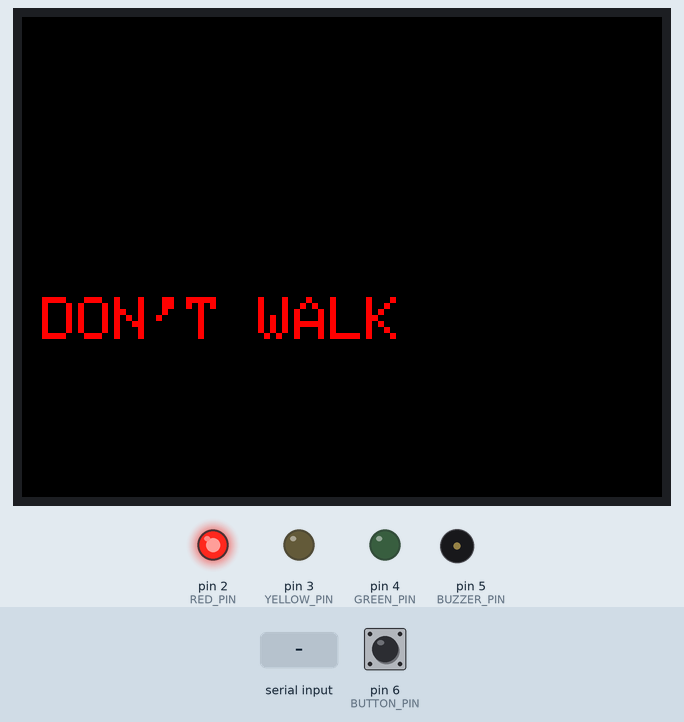
This sketch was run on a simulated Arduino Uno, built with avr-gcc and run on an emulated ATmega328P. On the bench: 320×240 colour display, output pins drawn as LEDs (lit = HIGH), buzzer (waves = sounding). Inputs (shaded band) come from the test bench; at power-on: pin 6 (BUTTON_PIN) HIGH. What the sketch prints to the serial monitor is not drawn.

Above: at 1.4 s.
1.5 s: "warn\n" received over Serial
At 3.2 s:
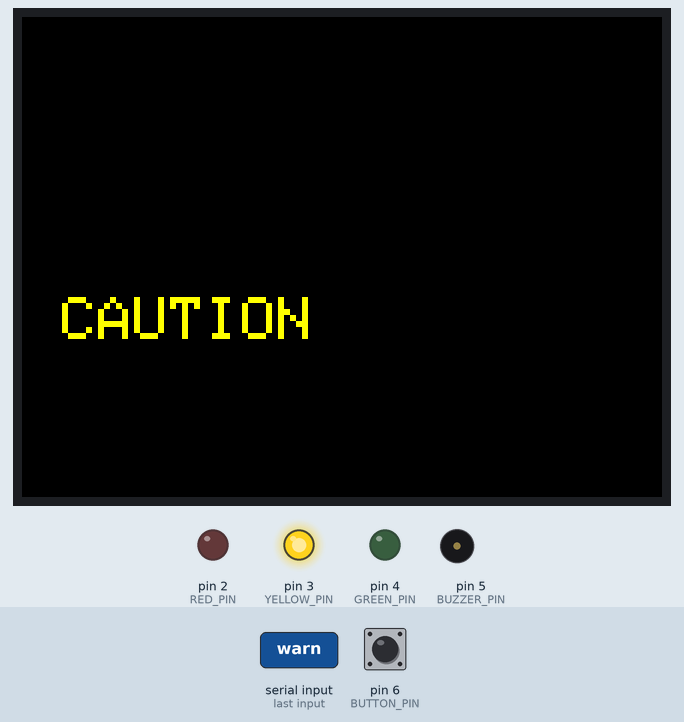
3.5 s: pin 6 (BUTTON_PIN) pulled LOW for 1 s
At 5.3 s:
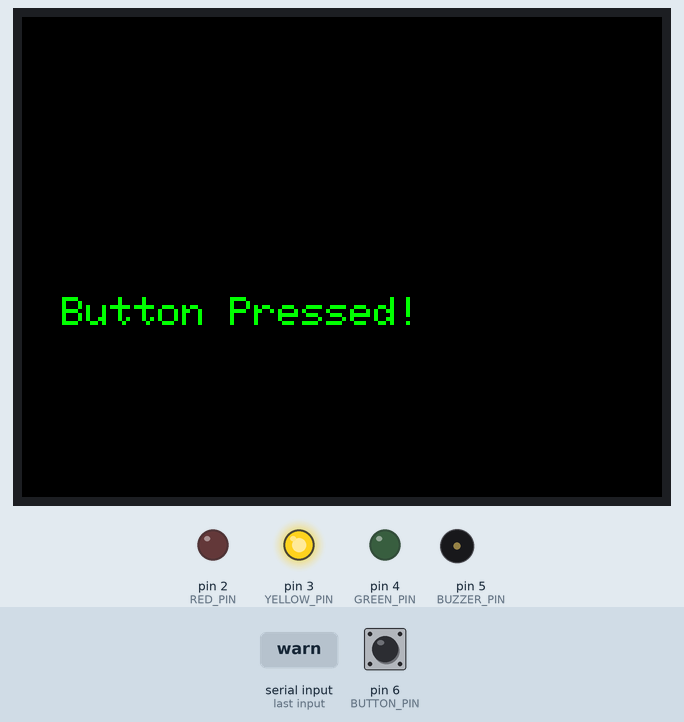
6.0 s: "walk\n" received over Serial
At 6.5 s:
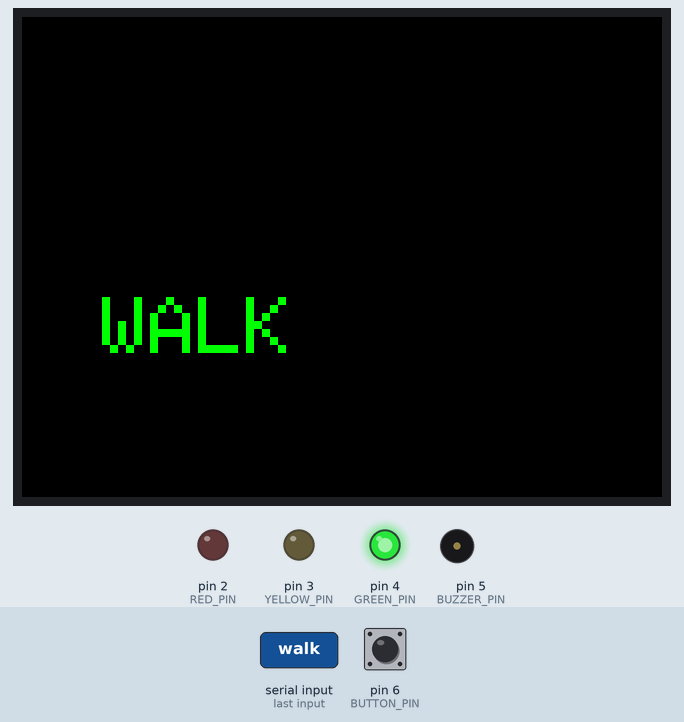
7.5 s: pin 6 (BUTTON_PIN) pulled LOW for 0.15 s
At 8.7 s:
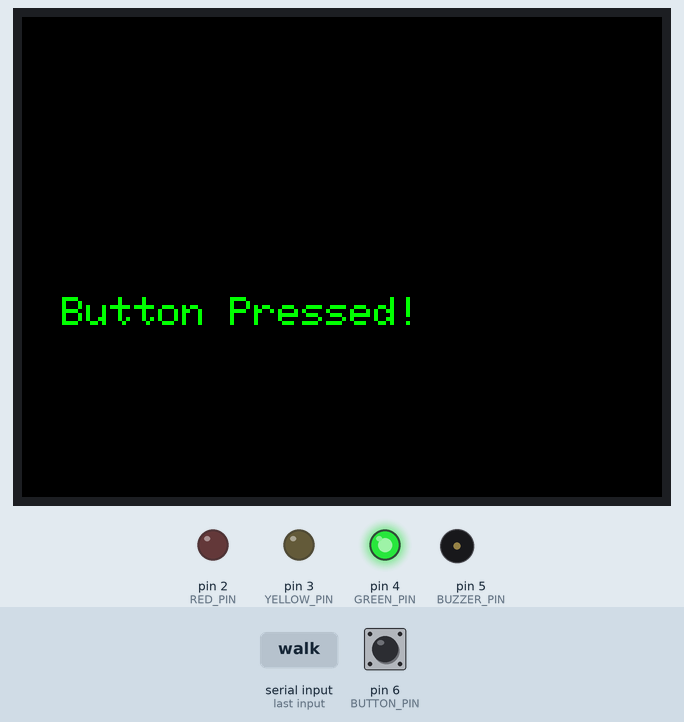
9.1 s: "dontwalk\n" received over Serial
At 10.2 s:
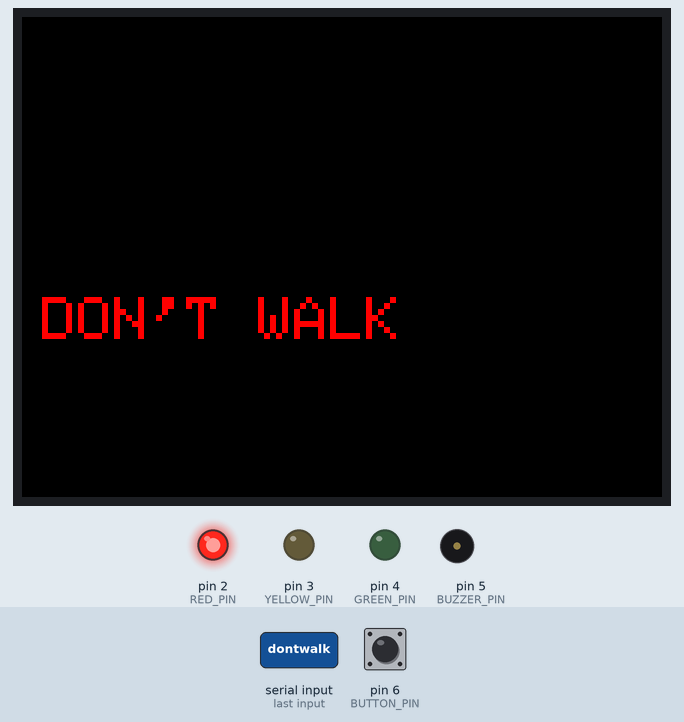
10.6 s: "walk\n" received over Serial
At 11.2 s:
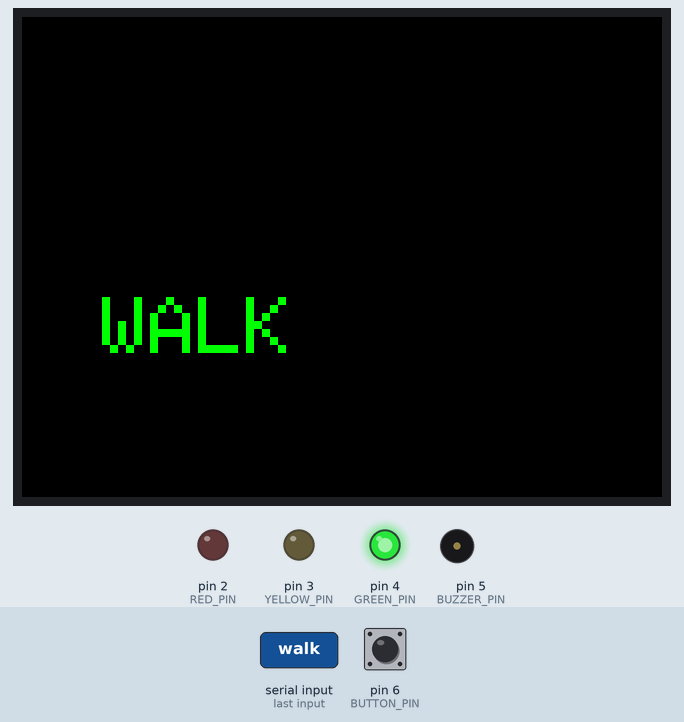
Timing chart, 0 to 13.1 s (numbered marks = the images above; inputs shaded):
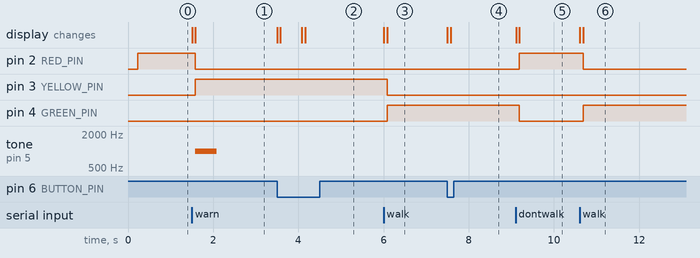

Measured:
- after the input at 1.5 s, pin 2 (RED_PIN): HIGH → LOW after 0.08 s; pin 3 (YELLOW_PIN): LOW → HIGH after 0.08 s; tone on pin 5 (BUZZER_PIN): silent → 1000 Hz after 0.08 s, → silent 0.50 s later; the display: first changes at once (image 1 shows a later state)
- after the input at 3.5 s, the display: first changes at once (image 2 shows a later state)
- after the input at 6.0 s, pin 3 (YELLOW_PIN): HIGH → LOW after 0.08 s; pin 4 (GREEN_PIN): LOW → HIGH after 0.08 s; the display: first changes at once (image 3 shows a later state)
- after the input at 7.5 s, the display: first changes at once (image 4 shows a later state)
- after the input at 9.1 s, pin 2 (RED_PIN): LOW → HIGH after 0.09 s; pin 4 (GREEN_PIN): HIGH → LOW after 0.09 s; the display: first changes at once (image 5 shows a later state)
- after the input at 10.6 s, pin 2 (RED_PIN): HIGH → LOW after 0.08 s; pin 4 (GREEN_PIN): LOW → HIGH after 0.08 s; the display: first changes at once (image 6 shows a later state)

The sketch:

TFTDisplayWithTone.ino
```cpp
// Final Arduino Sketch: TFT Display + Traffic Lights + Buzzer + Button Startup + Safe Red Light
#include <Adafruit_GFX.h>
#include <Adafruit_ST7789.h>
#include <SPI.h>

// TFT Pins
#define TFT_CS     10
#define TFT_RST    8
#define TFT_DC     9

// Traffic Light Pins
#define RED_PIN    2
#define YELLOW_PIN 3
#define GREEN_PIN  4

// Buzzer Pin
#define BUZZER_PIN 5

// Button Pin
#define BUTTON_PIN 6

// Create TFT object
Adafruit_ST7789 tft = Adafruit_ST7789(TFT_CS, TFT_DC, TFT_RST);

void setup() {
  Serial.begin(9600);

  // Setup TFT
  tft.init(240, 320);
  tft.setRotation(1);
  tft.fillScreen(ST77XX_BLACK);

  // Setup Traffic Light LEDs
  pinMode(RED_PIN, OUTPUT);
  pinMode(YELLOW_PIN, OUTPUT);
  pinMode(GREEN_PIN, OUTPUT);

  // Setup Buzzer
  pinMode(BUZZER_PIN, OUTPUT);

  // Setup Button
  pinMode(BUTTON_PIN, INPUT_PULLUP);

  // Turn ON Red Light immediately
  digitalWrite(RED_PIN, HIGH);
  digitalWrite(YELLOW_PIN, LOW);
  digitalWrite(GREEN_PIN, LOW);

  // Initial Display: Show "DON'T WALK"
  tft.setTextColor(ST77XX_RED);
  tft.setTextSize(3);
  tft.setCursor(10, 140);
  tft.print("DON'T WALK");

  noTone(BUZZER_PIN);
}

void loop() {
  // Check if button is pressed
  if (digitalRead(BUTTON_PIN) == LOW) {
    Serial.println("start");

    // Optional: Show "Button Pressed" after button press
    tft.fillScreen(ST77XX_BLACK);
    tft.setTextColor(ST77XX_GREEN);
    tft.setTextSize(2);
    tft.setCursor(20, 140);
    tft.print("Button Pressed!");

    delay(500); // Debounce delay
  }

  // Check for incoming commands from Pi
  if (Serial.available()) {
    String command = Serial.readStringUntil('\n');
    command.trim();

    if (command == "walk") {
      showWalk();
    } else if (command == "warn") {
      warnPedestrians();
    } else if (command == "dontwalk") {
      showDontWalk();
    }
  }
}

void showWalk() {
  tft.fillScreen(ST77XX_BLACK);
  tft.setTextColor(ST77XX_GREEN);
  tft.setTextSize(4);
  tft.setCursor(40, 140);
  tft.print("WALK");

  digitalWrite(GREEN_PIN, HIGH);
  digitalWrite(YELLOW_PIN, LOW);
  digitalWrite(RED_PIN, LOW);

  noTone(BUZZER_PIN);
}

void warnPedestrians() {
  tft.fillScreen(ST77XX_BLACK);
  tft.setTextColor(ST77XX_YELLOW);
  tft.setTextSize(3);
  tft.setCursor(20, 140);
  tft.print("CAUTION");

  digitalWrite(GREEN_PIN, LOW);
  digitalWrite(YELLOW_PIN, HIGH);
  digitalWrite(RED_PIN, LOW);

  tone(BUZZER_PIN, 1000, 500); // Beep for 500ms
}

void showDontWalk() {
  tft.fillScreen(ST77XX_BLACK);
  tft.setTextColor(ST77XX_RED);
  tft.setTextSize(3);
  tft.setCursor(10, 140);
  tft.print("DON'T WALK");

  digitalWrite(GREEN_PIN, LOW);
  digitalWrite(YELLOW_PIN, LOW);
  digitalWrite(RED_PIN, HIGH);

  noTone(BUZZER_PIN);
}

void allLightsOff() {
  digitalWrite(RED_PIN, LOW);
  digitalWrite(YELLOW_PIN, LOW);
  digitalWrite(GREEN_PIN, LOW);
}
```
